Frame 1 (no input): blank canvas, image omitted
Frame 60 (no input): blank canvas, image omitted
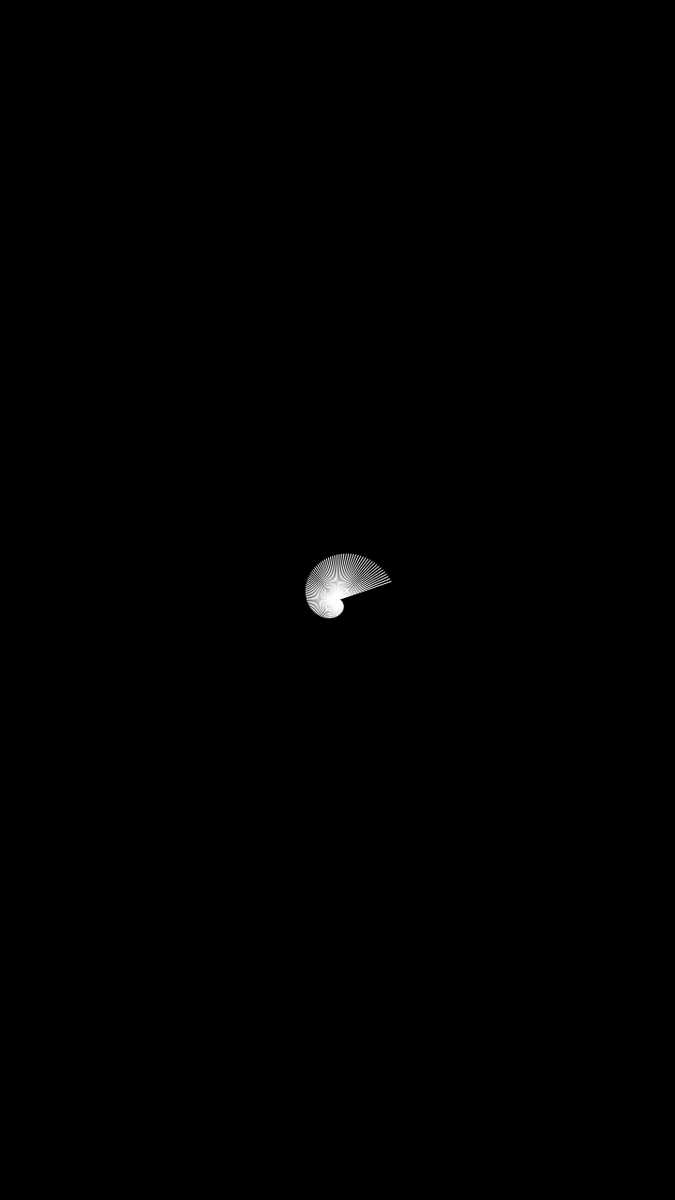
Frame 120 (the mouse pressed at the canvas centre since frame 60)

The p5.js sketch whose frames 1 and 60 were blank and that drew this single picture after the mouse press (run headless with seeded random() and noise() and a simulated clock; from frame 60 on, the mouse is pressed at the canvas centre):

// p5.js sketch
// ── sketch.js
let angle = 0;
let radius = 1;
let angleSpeed = 0.05;
let radiusSpeed = 0.5;

function setup() {
  createCanvas(720, 1280); 
  background(0);  
  stroke(255);  
  noFill();
}

function draw() {
  translate(width / 2, height / 2);  
  let x = radius * cos(angle);
  let y = radius * sin(angle);

  line(0, 0, x, y);
  

  angle += angleSpeed;
  radius += radiusSpeed;
  

  if (radius > width) {
    background(0);
    radius = 1;
  }
}
